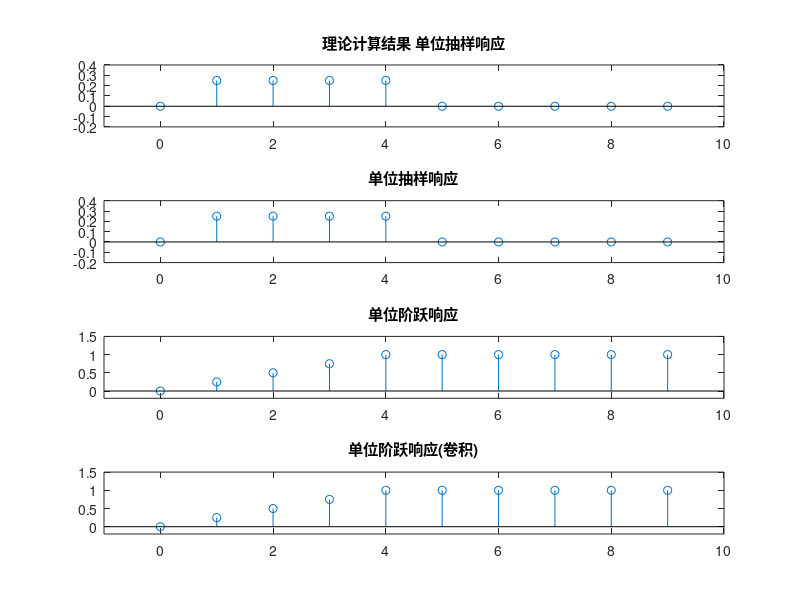

MATLAB code to generate this figure:
% START
n = 0:9; % 默认坐标

%{
% 第一个差分方程
p1 = [1 -1]; % x相关项系数
d1 = [1 0.75 0.125]; % y相关项系数

% 理论计算结果 单位抽样响应
y0 = 6 * (-1/2).^n - 5 * (-1/4).^n; %理论计算结果
subplot(4, 1, 1);
stem(n, y0); title('理论计算结果 单位抽样响应'); axis([-1 10 -3 2]); %绘图

% 单位抽样响应 deltaN
deltaN = zeros(1, 10); %创建单位抽样序列deltaN
deltaN(1) = 1; %创建单位抽样序列deltaN
y1 = filter(p1, d1, deltaN); % 求解单位抽样响应
subplot(4, 1, 2);
stem(n, y1); title('单位抽样响应'); axis([-1 10 -3 2]);

% 单位阶跃响应 uN
uN = ones(1, 10); %创建单位阶跃序列uN
y2 = filter(p1, d1, uN); % 求解单位阶跃响应
subplot(4, 1, 3);
stem(n, y2); title('单位阶跃响应'); axis([-1 10 -3 2]); %绘图

%利用卷积计算单位阶跃响应
y3 = conv(y1, uN); %将得到的 单位抽样响应 与 单位阶跃序列uN 卷积
subplot(4, 1, 4);
stem(n, y2); title('单位阶跃响应(卷积)'); axis([-1 10 -3 2]); %绘图
%}

% 第二个差分方程
p2 = 0.25 * ones(1, 5); % x相关项系数
p2(1) = 0;
d2 = 1; % y相关项系数

% 理论计算结果 单位抽样响应
y0 = 0.25 * [0 ones(1, 4) zeros(1, 5)]; %理论计算结果
subplot(4, 1, 1);
stem(n, y0); title('理论计算结果 单位抽样响应'); axis([-1 10 -0.2 0.4]); %绘图

% 单位抽样响应 deltaN
deltaN = zeros(1, 10); %创建单位抽样序列deltaN
deltaN(1) = 1; %创建单位抽样序列deltaN
y1 = filter(p2, d2, deltaN); % 求解单位抽样响应
subplot(4, 1, 2);
stem(n, y1); title('单位抽样响应'); axis([-1 10 -0.2 0.4]); %绘图

% 单位阶跃响应 uN
uN = ones(1, 10); %创建单位阶跃序列uN
y2 = filter(p2, d2, uN); % 求解单位阶跃响应
subplot(4, 1, 3);
stem(n, y2); title('单位阶跃响应'); axis([-1 10 -0.2 1.5]); %绘图

%利用卷积计算单位阶跃响应      %将得到的 单位抽样响应 与 单位阶跃序列uN 卷积
y3 = conv(y1, uN);
subplot(4, 1, 4);
stem(n, y2); title('单位阶跃响应(卷积)'); axis([-1 10 -0.2 1.5]); %绘图
